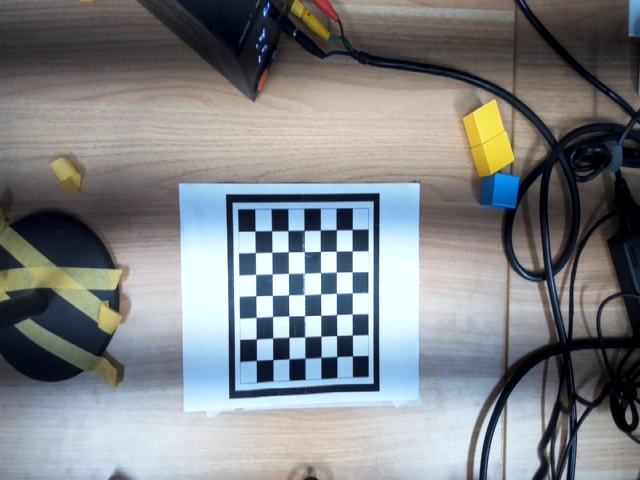
#> input picture daran/captured_images/photo_20260408_154942.jpg, 640 x 480 px, given in place of the camera
$ python detect.py
#> lines starting #> are read from the running program, lines starting #| are printed output that depends on the picture; after the words box and inside, x2 and y2 are one past the last pixel; in counts of white or black regions, pixels touching at a corner belong together
### report/code/appendix/color_pick_place/convert.py
#!/usr/bin/env python3
"""Convert one camera observation to a robot 6-DoF pose with standard calibration."""

from __future__ import annotations

import json
from functools import lru_cache
from pathlib import Path
from typing import Mapping, Sequence

import cv2
import numpy as np


DEFAULT_CAMERA_CALIB_PATH = "camera_calibration_result.json"
DEFAULT_EXTRINSICS_PATH = "extrinsics.json"
TABLE_Z_MM = 80.0
BASE_PITCH_DEG = 0.0
BASE_YAW_DEG = -90.0
BASE_ROLL_DEG = 180.0


def camera_observation_to_robot_pose(
    observation: Mapping[str, object] | Sequence[float],
    table_z_mm: float = TABLE_Z_MM,
    base_orientation: Sequence[float] = (BASE_PITCH_DEG, BASE_YAW_DEG, BASE_ROLL_DEG),
    angle_gain: float = -1.0,
    angle_offset_deg: float = 0.0,
    camera_calib_path: str | Path = DEFAULT_CAMERA_CALIB_PATH,
    extrinsics_path: str | Path = DEFAULT_EXTRINSICS_PATH,
) -> tuple[float, float, float, float, float, float]:
    """Return robot-frame (x, y, z, pitch, yaw, roll) for one observation.

    observation can be either:
        (u, v)
        (u, v, angle_deg)
        {"center": [u, v], "angle": angle_deg, ...}

    The transform is standard pinhole camera geometry:
        1. load camera intrinsics and distortion,
        2. load T_robot_camera from extrinsics.json,
        3. undistort the pixel into a camera ray,
        4. intersect that ray with the robot table plane z=table_z_mm.

    The output orientation keeps the default downward grasp pose
    (0, -90, 180), then applies the observed in-plane angle to yaw.
    """

    x_robot, y_robot = camera_observation_to_robot_xy(
        observation,
        table_z_mm=table_z_mm,
        camera_calib_path=camera_calib_path,
        extrinsics_path=extrinsics_path,
    )
    angle_deg = _observation_angle(observation)
    pitch, yaw, roll = [float(v) for v in base_orientation]
    rotation_delta = _wrap_square_degrees(angle_gain * angle_deg + angle_offset_deg)
    yaw = _wrap_degrees(yaw + rotation_delta)
    return float(x_robot), float(y_robot), float(table_z_mm), pitch, yaw, roll


def camera_observation_to_robot_xy(
    observation: Mapping[str, object] | Sequence[float],
    table_z_mm: float = TABLE_Z_MM,
    camera_calib_path: str | Path = DEFAULT_CAMERA_CALIB_PATH,
    extrinsics_path: str | Path = DEFAULT_EXTRINSICS_PATH,
) -> tuple[float, float]:
    """Return robot-frame (x, y) for a camera pixel observation on z=85mm."""

    u, v = _observation_center(observation)
    camera_matrix, dist_coeffs = _load_camera_calibration(str(camera_calib_path))
    transform = _load_extrinsics(str(extrinsics_path))
    rotation_robot_camera = transform[:3, :3]
    translation_robot_camera = transform[:3, 3]

    pixel = np.array([[[u, v]]], dtype=np.float64)
    undistorted = cv2.undistortPoints(pixel, camera_matrix, dist_coeffs)
    x_norm, y_norm = undistorted[0, 0]

    ray_camera = np.array([x_norm, y_norm, 1.0], dtype=np.float64)
    ray_robot = rotation_robot_camera @ ray_camera
    if abs(float(ray_robot[2])) < 1e-9:
        raise RuntimeError("camera ray is parallel to the robot table plane")

    scale = (float(table_z_mm) - translation_robot_camera[2]) / ray_robot[2]
    point_robot = rotation_robot_camera @ (scale * ray_camera) + translation_robot_camera
    return float(point_robot[0]), float(point_robot[1])


def _observation_center(observation: Mapping[str, object] | Sequence[float]) -> tuple[float, float]:
    if isinstance(observation, Mapping):
        if "center" in observation:
            observation = observation["center"]  # type: ignore[assignment]
        elif "camera_center" in observation:
            observation = observation["camera_center"]  # type: ignore[assignment]
        else:
            raise KeyError('observation dict must contain key "center" or "camera_center"')
    if len(observation) < 2:  # type: ignore[arg-type]
        raise ValueError("observation must contain at least u and v")
    return float(observation[0]), float(observation[1])  # type: ignore[index]


def _observation_angle(observation: Mapping[str, object] | Sequence[float]) -> float:
    if isinstance(observation, Mapping):
        return float(observation.get("angle", 0.0))
    if len(observation) >= 3:
        return float(observation[2])
    return 0.0


def _wrap_degrees(angle: float) -> float:
    return (float(angle) + 180.0) % 360.0 - 180.0


def _wrap_square_degrees(angle: float) -> float:
    return (float(angle) + 45.0) % 90.0 - 45.0


@lru_cache(maxsize=8)
def _load_camera_calibration(
    camera_calib_path: str,
) -> tuple[np.ndarray, np.ndarray]:
    with Path(camera_calib_path).open("r", encoding="utf-8") as f:
        camera_data = json.load(f)
    camera_matrix = np.array(camera_data["camera_matrix"], dtype=np.float64)
    dist_coeffs = np.array(camera_data["dist_coeffs"], dtype=np.float64).reshape(-1, 1)
    return camera_matrix, dist_coeffs


@lru_cache(maxsize=8)
def _load_extrinsics(extrinsics_path: str) -> np.ndarray:
    with Path(extrinsics_path).open("r", encoding="utf-8") as f:
        data = json.load(f)
    transform = np.array(data["T_robot_camera"], dtype=np.float64)
    if transform.shape != (4, 4):
        raise ValueError("T_robot_camera must be a 4x4 matrix")
    return transform


# [3 lines that do not run on import are left out]

### report/code/appendix/color_pick_place/detect.py
#!/usr/bin/env python3
# -*- coding: utf-8 -*-
"""
颜色方块检测类。

初始化时打开摄像头并读取与 blue_square_pose.py 一致的相机标定文件。
调用 recognize() 后实时显示识别结果，按 s 保存原始图像，按 a 关闭窗口并返回结果列表。
"""

from __future__ import annotations

import json
from datetime import datetime
from pathlib import Path

import cv2
import numpy as np

from convert import camera_observation_to_robot_pose


COLOR_RANGES = {
    "red": [([0, 100, 100], [10, 255, 255]), ([160, 100, 100], [179, 255, 255])],
    "green": [([35, 50, 50], [85, 255, 255])],
    "blue": [([78, 70, 35], [135, 255, 255])],
    "yellow": [([20, 100, 100], [30, 255, 255])],
}

DRAW_COLORS = {
    "red": (0, 0, 255),
    "green": (0, 255, 0),
    "blue": (255, 0, 0),
    "yellow": (0, 255, 255),
}


class ColorBlockDetector:
    def __init__(
        self,
        camera_index: int = 0,
        calib_path: str | Path = "camera_calibration_result.json",
        width: int | None = 1920,
        height: int | None = 1080,
        min_area: float = 500.0,
        window_name: str = "Detection Results",
        display_width: int = 960,
    ) -> None:
        self.camera_index = camera_index
        self.calib_path = Path(calib_path)
        self.min_area = min_area
        self.window_name = window_name
        self.display_width = display_width
        self.camera_matrix, self.dist_coeffs = self.load_calibration(self.calib_path)
#> (reads daran/color_pick_place/camera_calibration_result.json from the repository)

        self.cap = cv2.VideoCapture(camera_index)
        if width is not None:
            self.cap.set(cv2.CAP_PROP_FRAME_WIDTH, width)
        if height is not None:
            self.cap.set(cv2.CAP_PROP_FRAME_HEIGHT, height)
        if not self.cap.isOpened():
            raise RuntimeError(f"摄像头打开失败：{camera_index}")

    @staticmethod
    def load_calibration(path: str | Path) -> tuple[np.ndarray, np.ndarray]:
        with Path(path).open("r", encoding="utf-8") as f:
            data = json.load(f)
        camera_matrix = np.array(data["camera_matrix"], dtype=np.float64)
        dist_coeffs = np.array(data["dist_coeffs"], dtype=np.float64).reshape(-1, 1)
        return camera_matrix, dist_coeffs

    def undistort(self, frame: np.ndarray) -> np.ndarray:
        return cv2.undistort(frame, self.camera_matrix, self.dist_coeffs)

    @staticmethod
    def enhance_blue_visibility(image: np.ndarray) -> np.ndarray:
        balanced = image.astype(np.float32)
        channel_mean = balanced.reshape(-1, 3).mean(axis=0)
        gray_mean = float(channel_mean.mean())
        balanced *= gray_mean / np.maximum(channel_mean, 1.0)
        balanced = np.clip(balanced, 0, 255).astype(np.uint8)

        hsv = cv2.cvtColor(balanced, cv2.COLOR_BGR2HSV)
        h, s, v = cv2.split(hsv)
        s = np.clip(s.astype(np.float32) * 1.45, 0, 255).astype(np.uint8)
        v = cv2.createCLAHE(clipLimit=2.0, tileGridSize=(8, 8)).apply(v)
        return cv2.cvtColor(cv2.merge((h, s, v)), cv2.COLOR_HSV2BGR)

    @staticmethod
    def build_color_mask(image: np.ndarray, color_name: str) -> np.ndarray:
        detect_image = ColorBlockDetector.enhance_blue_visibility(image) if color_name == "blue" else image
        hsv = cv2.cvtColor(detect_image, cv2.COLOR_BGR2HSV)
        mask = np.zeros_like(hsv[:, :, 0])
        for lower, upper in COLOR_RANGES[color_name]:
            lower_array = np.array(lower, dtype=np.uint8)
            upper_array = np.array(upper, dtype=np.uint8)
            color_mask = cv2.inRange(hsv, lower_array, upper_array)
            mask = cv2.bitwise_or(mask, color_mask)

        if color_name == "blue":
            b, g, r = cv2.split(image)
            h, s, v = cv2.split(hsv)
            channel_mask = (
                (h >= 75)
                & (h <= 140)
                & (s >= 65)
                & (v >= 35)
                & (b >= 45)
                & (b.astype(np.int16) > r.astype(np.int16) + 45)
                & (b.astype(np.int16) > g.astype(np.int16) + 8)
            ).astype(np.uint8) * 255
            mask = cv2.bitwise_and(mask, channel_mask)
        elif color_name == "green":
            b, g, r = cv2.split(image)
            channel_mask = (
                (g >= 45)
                & (g.astype(np.int16) > r.astype(np.int16) + 25)
                & (g.astype(np.int16) > b.astype(np.int16) + 5)
            ).astype(np.uint8) * 255
            mask = cv2.bitwise_and(mask, channel_mask)

        kernel = np.ones((5, 5), np.uint8)
        mask = cv2.morphologyEx(mask, cv2.MORPH_OPEN, kernel)
        mask = cv2.morphologyEx(mask, cv2.MORPH_CLOSE, kernel, iterations=2)
        return mask

    def detect_blocks(self, image: np.ndarray) -> tuple[list[dict], np.ndarray]:
        display = image.copy()
        detected_blocks = []

        for color_name in COLOR_RANGES:
            mask = self.build_color_mask(image, color_name)
            contours, _ = cv2.findContours(mask, cv2.RETR_EXTERNAL, cv2.CHAIN_APPROX_SIMPLE)
            for contour in contours:
                area = cv2.contourArea(contour)
                if area <= self.min_area:
                    continue

                rect = cv2.minAreaRect(contour)
                (cx, cy), (rw, rh), angle = rect
                if rw <= 0 or rh <= 0:
                    continue

                aspect_ratio = max(rw, rh) / min(rw, rh)
                if not 0.65 <= aspect_ratio <= 1.55:
                    continue

                center = (int(round(cx)), int(round(cy)))
                detected_blocks.append(
                    {
                        "type": color_name,
                        "center": center,
                        "angle": float(angle),
                    }
                )

                draw_color = DRAW_COLORS.get(color_name, (0, 255, 0))
                box = cv2.boxPoints(rect).astype(np.int32)
                x, y, _, _ = cv2.boundingRect(contour)
                cv2.drawContours(display, [box], 0, draw_color, 2)
                cv2.circle(display, center, 4, draw_color, -1)
                cv2.putText(
                    display,
                    f"{color_name} {float(angle):.1f}",
                    (x, max(20, y - 10)),
                    cv2.FONT_HERSHEY_SIMPLEX,
                    0.7,
                    draw_color,
                    2,
                )

        return detected_blocks, display

    def add_robot_coordinates(self, detections: list[dict], display: np.ndarray) -> None:
        for index, detection in enumerate(detections):
            draw_color = DRAW_COLORS.get(str(detection.get("type")), (0, 255, 0))
            center = detection.get("center", (20, 40 + index * 28))
            try:
                x_robot, y_robot, z_robot, pitch, yaw, roll = camera_observation_to_robot_pose(
                    detection,
                    camera_calib_path=self.calib_path,
                )
            except Exception as exc:
                detection["robot_error"] = str(exc)
                text = "robot: convert failed"
            else:
                robot_xyz = (x_robot, y_robot, z_robot)
                robot_pose = (x_robot, y_robot, z_robot, pitch, yaw, roll)
                detection["robot_xyz"] = robot_xyz
                detection["robot_pose"] = robot_pose
                text = f"R:({x_robot:.1f},{y_robot:.1f},{z_robot:.1f})"

            x_text = int(center[0]) + 10
            y_text = int(center[1]) + 26
            cv2.putText(
                display,
                text,
                (x_text, y_text),
                cv2.FONT_HERSHEY_SIMPLEX,
                0.65,
                draw_color,
                2,
            )

    def show(self, display: np.ndarray) -> None:
        shown = display
        if self.display_width > 0 and display.shape[1] > self.display_width:
            scale = self.display_width / float(display.shape[1])
            shown = cv2.resize(
                display,
                (self.display_width, int(round(display.shape[0] * scale))),
                interpolation=cv2.INTER_AREA,
            )
        cv2.imshow(self.window_name, shown)

    def recognize(self) -> list[dict]:
        last_results: list[dict] = []
        try:
            while True:
                ok, frame = self.cap.read()
#> frame is the input picture: shape (480, 640, 3); mean B, G, R 133.1, 130.6, 127
                if not ok:
                    continue

                raw_frame = frame.copy()
                last_results, display = self.detect_blocks(raw_frame)
#> the loop in detect_blocks, `for color_name in COLOR_RANGES:` made 4 passes
#> pass 1, in detect_blocks, `mask = self.build_color_mask(image, color_name)`:
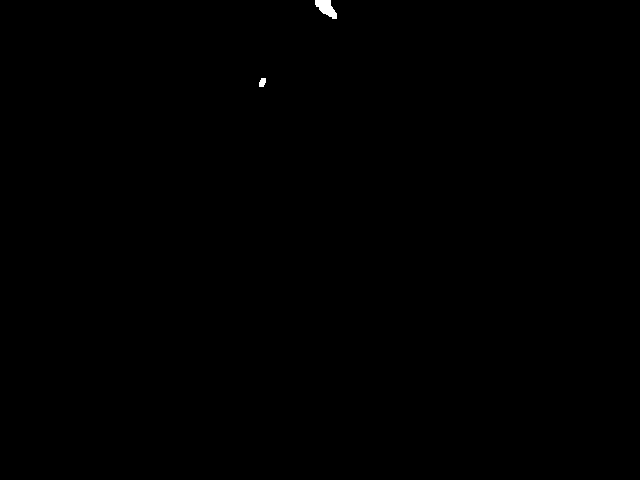
#> mask: shape (480, 640); 0.1% white; 2 white regions, box (x1, y1, x2, y2) and area: (315, 0, 337, 19) 249, (259, 78, 266, 87) 51
#> pass 2, in build_color_mask (call 2), `b, g, r = cv2.split(image)`:
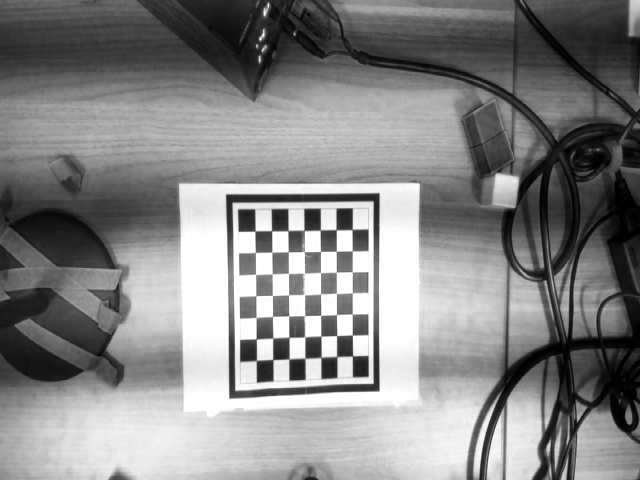
#> b: shape (480, 640); min 0, max 255, mean 133.1
#> pass 2, in build_color_mask (call 2), `b, g, r = cv2.split(image)`:
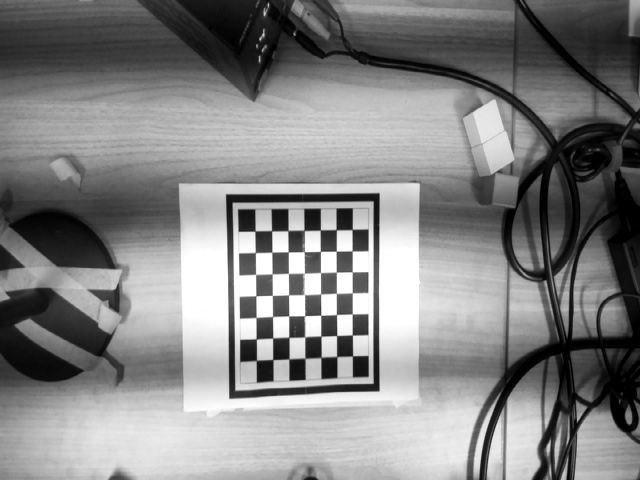
#> g: shape (480, 640); min 0, max 255, mean 130.6
#> after the loop in detect_blocks, `for color_name in COLOR_RANGES:`:
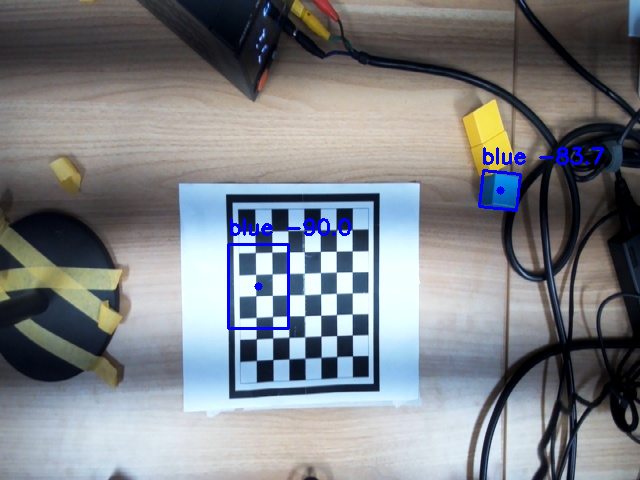
#> display: shape (480, 640, 3); 0.94% of pixels changed, all inside (x1, y1, x2, y2) = (227, 147, 604, 330)
#> after the loop in detect_blocks, `for color_name in COLOR_RANGES:`:
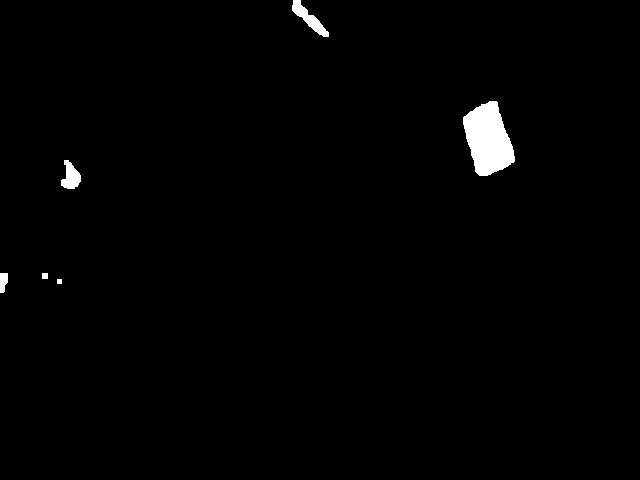
#> mask: shape (480, 640); 1.2% white; 6 white regions, box (x1, y1, x2, y2) and area: (463, 101, 515, 176) 2629, (292, 0, 329, 37) 460, (61, 160, 81, 189) 364, (0, 273, 8, 293) 132, (42, 273, 48, 279) 36, (57, 279, 62, 284) 25
#> after the loop in detect_blocks, `for color_name in COLOR_RANGES:`: detected_blocks = 2 items
#> last_results = 2 items
                self.add_robot_coordinates(last_results, display)
#> the loop in add_robot_coordinates, `for index, detection in enumerate(detections):` made 2 passes; (reads daran/color_pick_place/extrinsics.json from the repository)
#> draw_color on passes 1 to 2: (255, 0, 0), (255, 0, 0)
#> after the loop in add_robot_coordinates, `for index, detection in enumerate(detections):`:
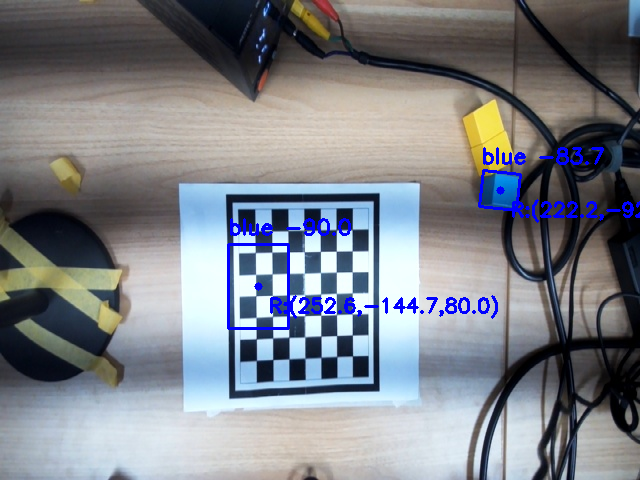
#> display: shape (480, 640, 3); 0.78% of pixels changed, all inside (x1, y1, x2, y2) = (270, 199, 640, 319)
                self.show(display)

                key = cv2.waitKey(1) & 0xFF
#> (key Esc is pressed here)
                if key == ord("s"):
                    filename = f"raw_image_{datetime.now():%Y%m%d_%H%M%S}.png"
                    cv2.imwrite(filename, raw_frame)
                    print(f"已保存原始图像：{filename}")
                if key == ord("a"):
                    return last_results
        finally:
            self.close_window()

    def release(self) -> None:
        if self.cap.isOpened():
            self.cap.release()
        self.close_window()

    def close_window(self) -> None:
        try:
            cv2.destroyWindow(self.window_name)
        except cv2.error:
            pass

    def __enter__(self) -> "ColorBlockDetector":
        return self

    def __exit__(self, exc_type, exc_value, traceback) -> None:
        self.release()


if __name__ == "__main__":
    with ColorBlockDetector() as detector:
        results = detector.recognize()
    print(results)
